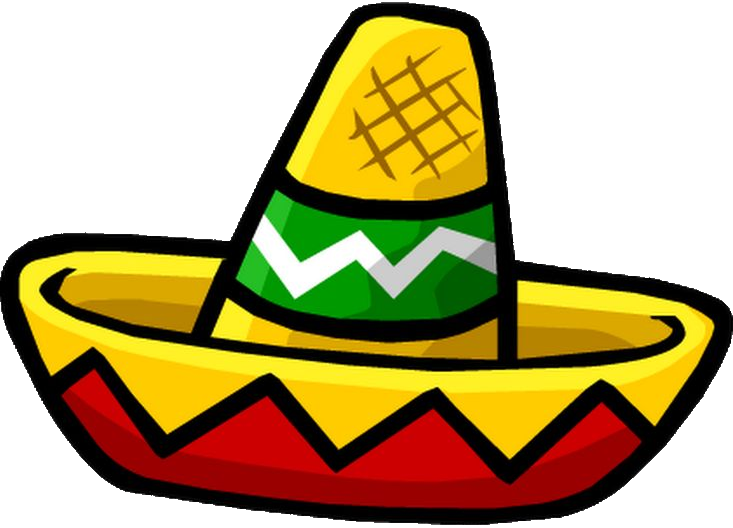
#> input picture hat.png, 733 x 528 px
$ python ffaces.py hat.png
#> lines starting #> are read from the running program, lines starting #| are printed output that depends on the picture
#!/usr/bin/env python3
import sys
import cv2
from PIL import Image

face_cascade = cv2.CascadeClassifier('haarcascade_frontalface_default.xml')

# open hat img
hat = Image.open('hat.png')
#> hat is the input picture: PIL image 733x528 RGBA; mean R, G, B, A 75.5, 57.2, 8.8, 145.5
o_w, o_h = hat.size
#> o_w = 733; o_h = 528

def add_hats(filename):
    # open img with opencv
#> called with filename = 'hat.png'
    cv2_img = cv2.imread(filename)
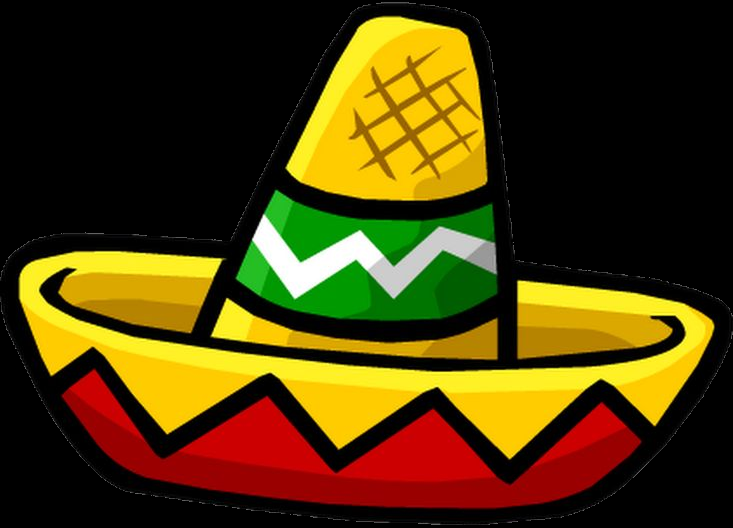
#> cv2_img: shape (528, 733, 3); mean B, G, R 8.8, 57.2, 75.5
    # convert img to pillow format
    pil_img = Image.fromarray(cv2.cvtColor(cv2_img,cv2.COLOR_BGR2RGB))

    # find faces with opencv
    gray = cv2.cvtColor(cv2_img, cv2.COLOR_BGR2GRAY)
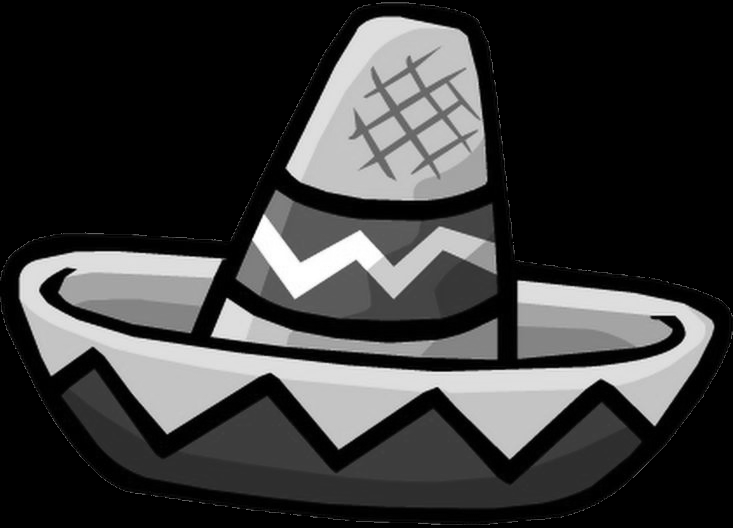
#> gray: shape (528, 733); min 0, max 255, mean 57.2
    faces = face_cascade.detectMultiScale(gray, 1.3, 5)
#> faces = ()

    for (x,y,w,h) in faces :
        # attept to put hat
        # resize hat
        h_w = int(round(1.4 * w))
        h_h = int(round((o_h * h_w) / o_w))
        h_x = int(round(x - 0.2 * w))
        h_y = int(round(y - (h_h - 0.2 * h)))
        resized_hat = hat.resize((h_w, h_h))
        pil_img.paste(resized_hat, (h_x,h_y), mask=resized_hat)
#> this loop made 0 passes

    # TODO: save image
    return pil_img

if __name__ == "__main__":
    # open images
      for arg in sys.argv[1:]:
        img = add_hats(arg)
        img.show()
        img.save("img.jpg")
